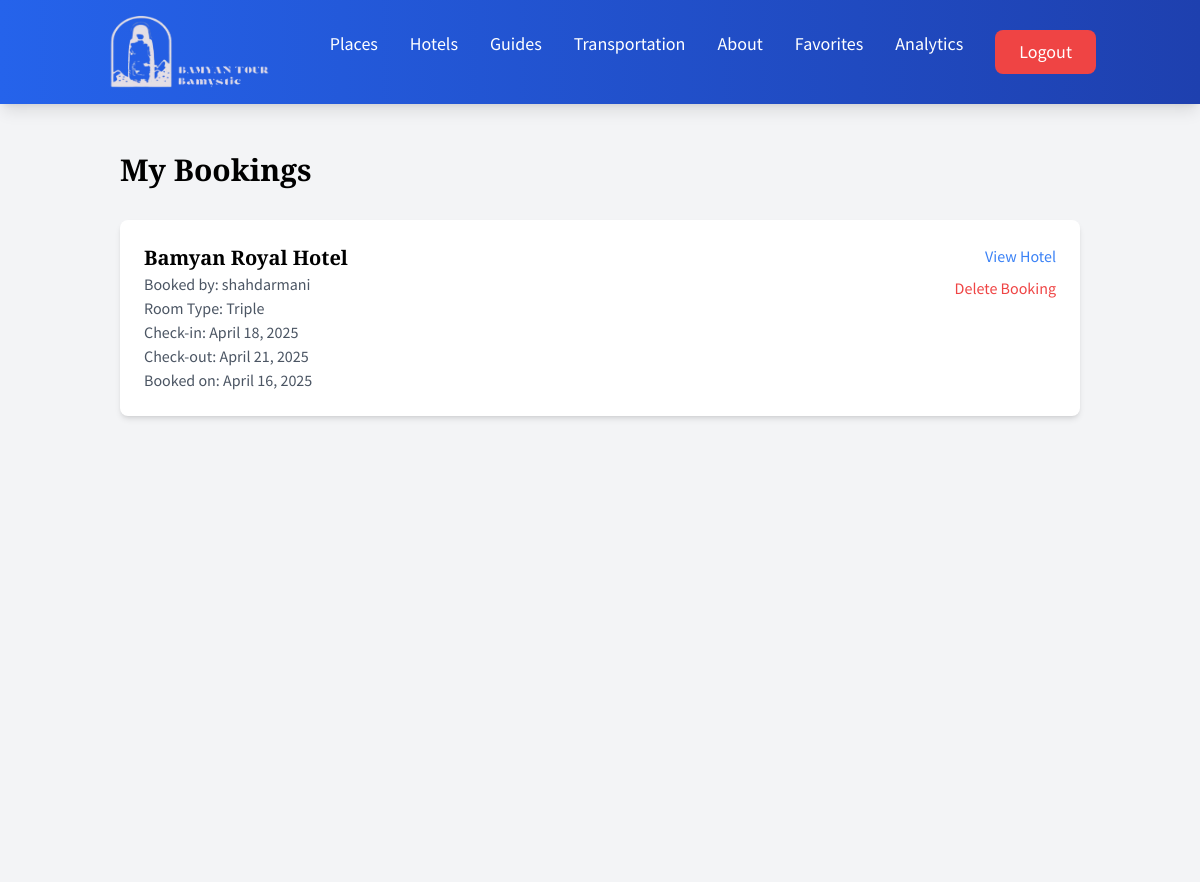
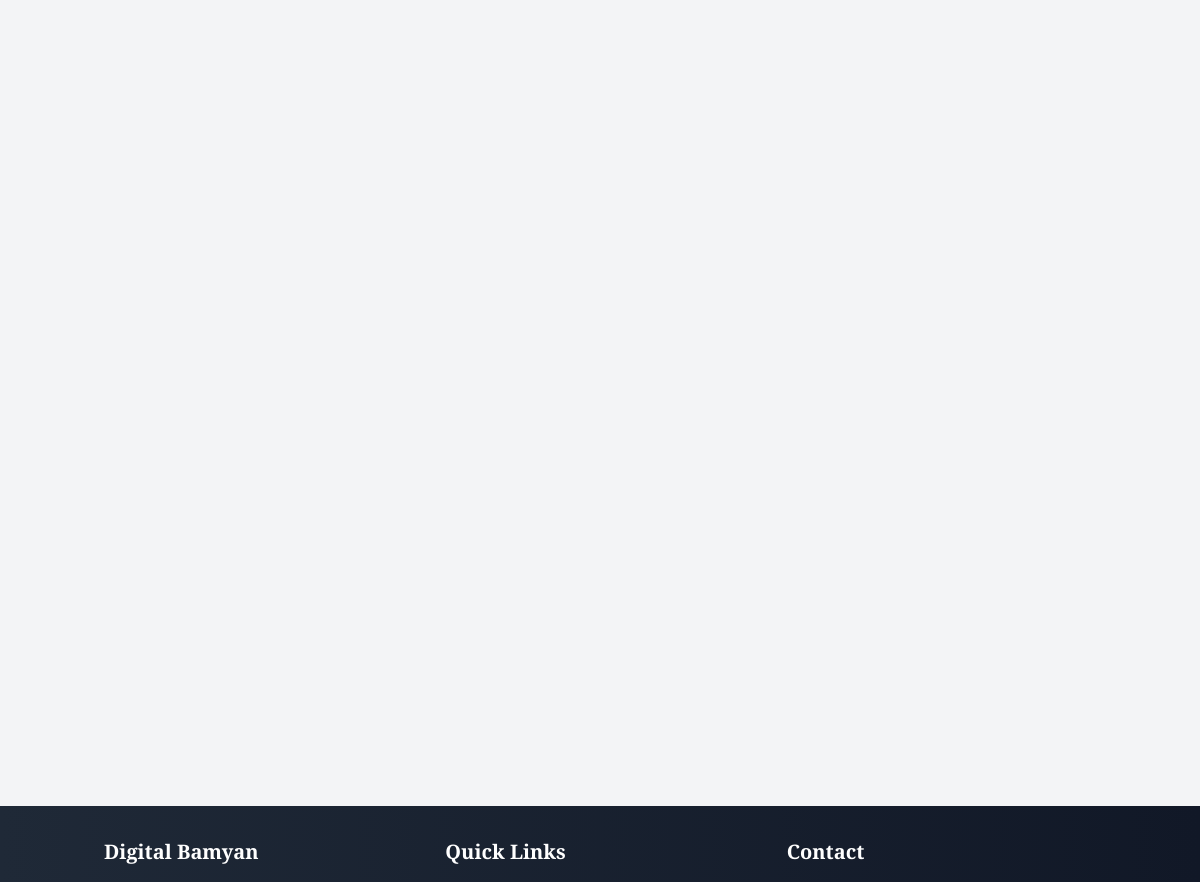
Screenshot of /hotel/my-bookings/ (signed in) with the database file from the repository (2 pictures, top to bottom).
### hotel/models.py (models this page shows, shortened)
class HotelBooking(models.Model):
    hotel = models.ForeignKey(Hotel, on_delete=models.CASCADE, related_name='bookings')
    user = models.ForeignKey(User, on_delete=models.CASCADE)
    room = models.ForeignKey(Room, on_delete=models.CASCADE)
    check_in = models.DateField()
    check_out = models.DateField()
    created_at = models.DateTimeField(auto_now_add=True)

class Hotel(models.Model):
    name = models.CharField(max_length=200)
    description = models.TextField()
    location_url = models.URLField(help_text="Google Maps URL")
    created_at = models.DateTimeField(auto_now_add=True)
    rating = models.FloatField(default=0.0)
    favorites = models.ManyToManyField(User, related_name='favorite_hotels', blank=True)

class Room(models.Model):
    ROOM_TYPES = (
        ('single', 'Single'),
        ('double', 'Double'),
        ('triple', 'Triple'),
    )
    hotel = models.ForeignKey(Hotel, on_delete=models.CASCADE, related_name='rooms')
    type = models.CharField(max_length=10, choices=ROOM_TYPES)
    price = models.DecimalField(max_digits=10, decimal_places=2)

### hotel/views.py (the view)
# urls.py: path('my-bookings/', views.my_bookings, name='my_bookings'),
@login_required
def my_bookings(request):
    if request.user.is_superuser:
        bookings = HotelBooking.objects.all().order_by('-created_at')
    else:
        bookings = HotelBooking.objects.filter(user=request.user).order_by('-created_at')
    return render(request, 'hotel/my_bookings.html', {'bookings': bookings})

### hotel/templates/hotel/my_bookings.html
{% extends 'main/base.html' %}
{% load static %}
{% block content %}
<div class="container mx-auto px-4 py-8">
    <h1 class="text-3xl font-bold mb-8">My Bookings</h1>
    <div class="grid grid-cols-1 gap-6">
        {% for booking in bookings %}
        <div class="bg-white rounded-lg shadow-md p-6">
            <div class="flex justify-between items-start">
                <div>
                    <h2 class="text-xl font-semibold">{{ booking.hotel.name }}</h2>
                    {% if user.is_superuser %}
                    <p class="text-gray-600">Booked by: {{ booking.user.username }}</p>
                    {% endif %}
                    <p class="text-gray-600">Room Type: {{ booking.room.get_type_display }}</p>
                    <p class="text-gray-600">Check-in: {{ booking.check_in }}</p>
                    <p class="text-gray-600">Check-out: {{ booking.check_out }}</p>
                    <p class="text-gray-600">Booked on: {{ booking.created_at|date:"F d, Y" }}</p>
                </div>
                <div class="flex flex-col items-end space-y-2">
                    <a href="{% url 'hotel:hotel_list' %}" class="text-blue-500 hover:text-blue-700">View Hotel</a>
                    {% if user.is_superuser %}
                    <a href="{% url 'hotel:delete_booking' booking.id %}"
                       onclick="return confirm('Are you sure you want to delete this booking?')"
                       class="text-red-500 hover:text-red-700">Delete Booking</a>
                    {% endif %}
                </div>
            </div>
        </div>
        {% empty %}
        <div class="text-center text-gray-600">
            <p>You haven't made any bookings yet.</p>
        </div>
        {% endfor %}
    </div>
</div>
{% endblock %}

### main/templates/main/base.html (style rules this page uses)
h1, h2, h3, h4, h5, h6 { font-family: 'Playfair Display', serif; }
body { font-family: 'Source Sans Pro', sans-serif; }

### rows the page displays
HotelBooking: hotel.name "Bamyan Royal Hotel", user.username "shahdarmani", room.type "Triple", check_in "April 18, 2025", check_out "April 21, 2025", created_at "April 16, 2025"
